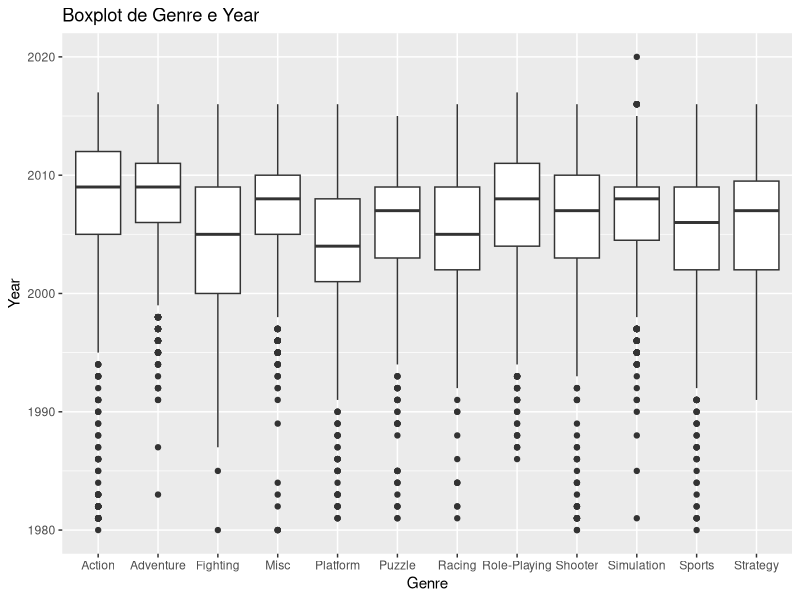
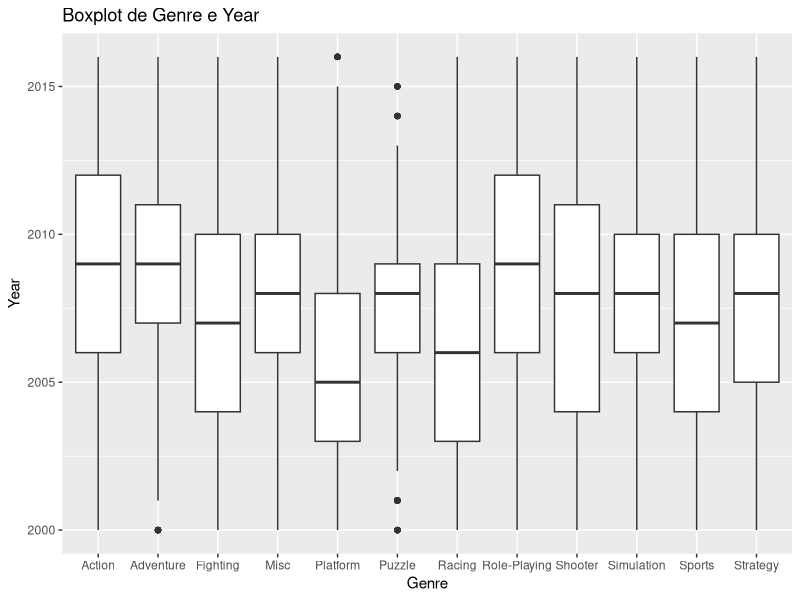
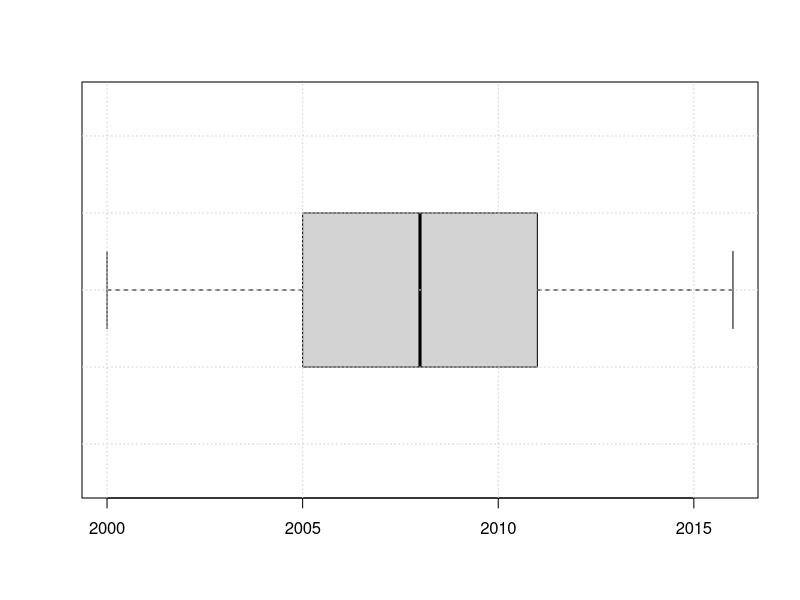
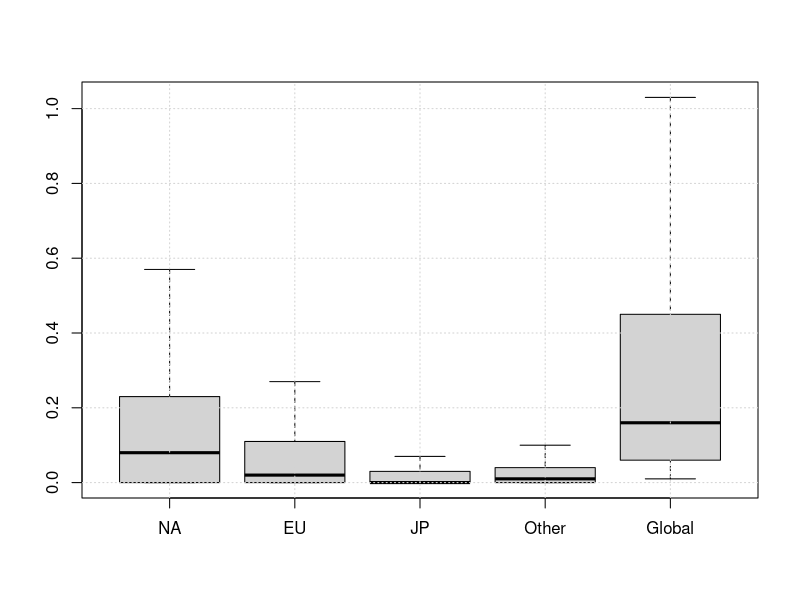
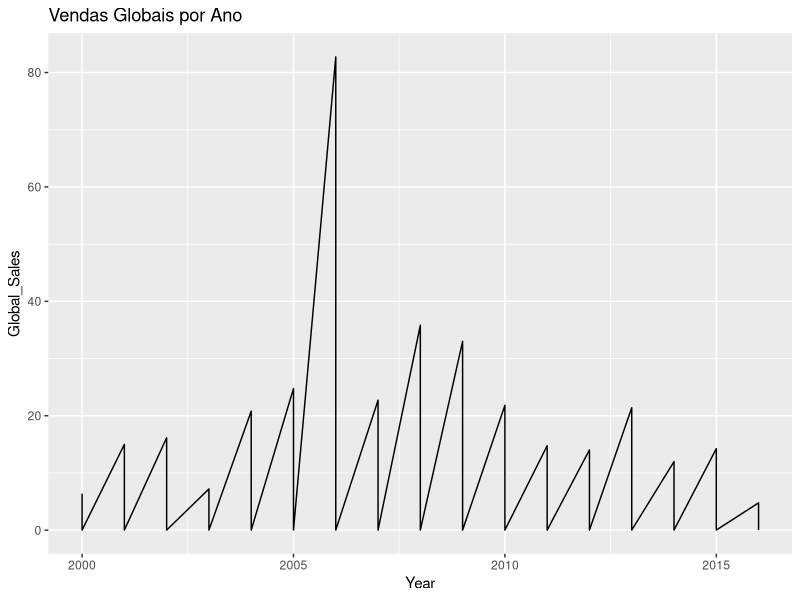
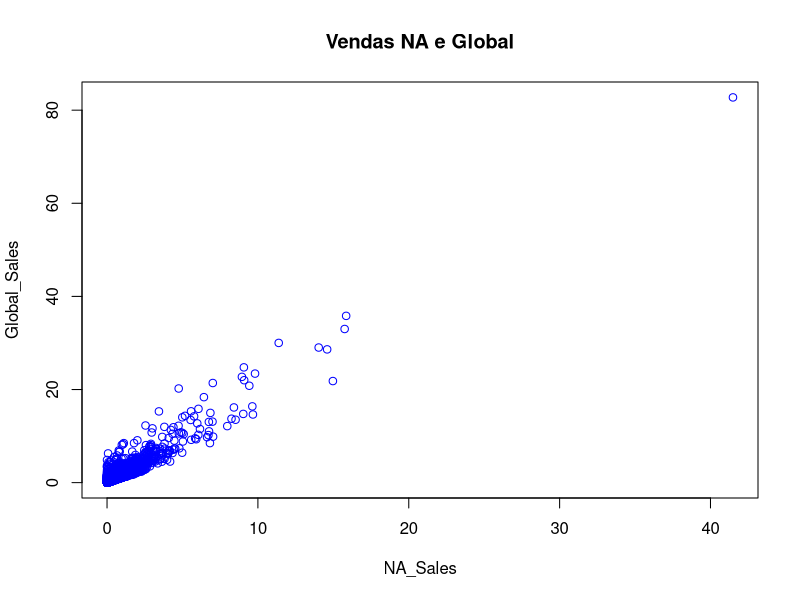
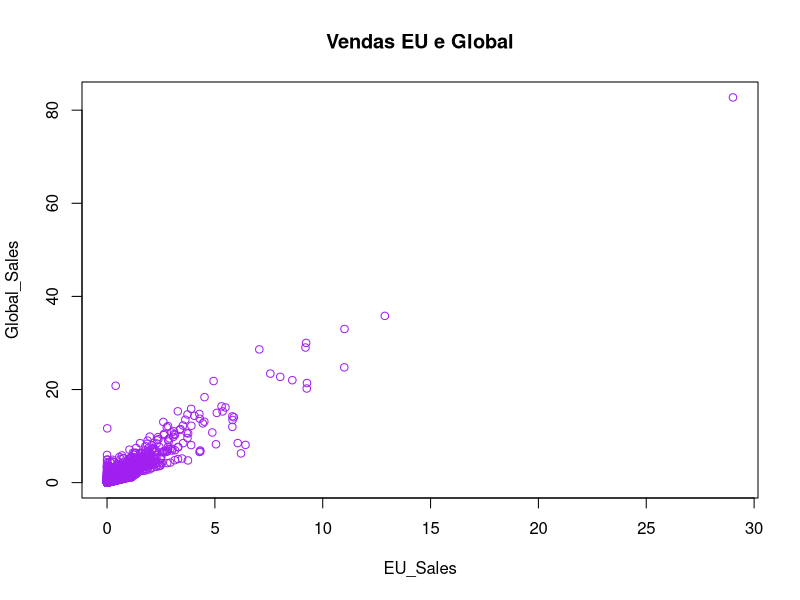
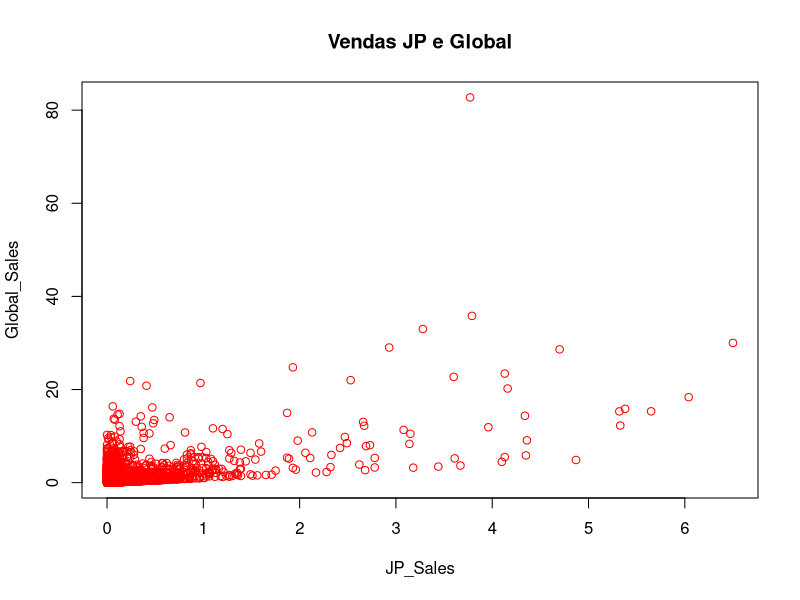

Write R code to recreate these figures, in order.
install.packages("ggplot2")
install.packages("e1071")

library(e1071)
library(ggplot2)

#______________________________________________________________________________
# Leitura dos dados ___________________________________________________________
vgsales_raw <- read.csv('vgsales.csv', header = TRUE, sep = ",", dec = ".", 
                  stringsAsFactors = TRUE, na.strings = "NA")

#______________________________________________________________________________
# Exibição dos dados brutos ___________________________________________________
head(vgsales_raw)
summary(vgsales_raw)
str(vgsales_raw)
View(vgsales_raw)

#Transformação da var Year [FACTOR] em [Int]
vgsales_raw$Year <- as.integer(as.character(vgsales_raw$Year)) 
str(vgsales_raw)

#______________________________________________________________________________
# Observação de outliers para 'Year' antes de 2000 e depois de 2016 ___________

ggplot(vgsales_raw, aes(x=Genre, y=Year))+geom_boxplot()+
labs(title="Boxplot de Genre e Year", x="Genre", y="Year")

#______________________________________________________________________________
# Filtro de ano (2000 a 2016) para diminuição de outliers _____________________

vgsales <- subset(vgsales_raw, Year >= 2000 & Year <= 2016)

#______________________________________________________________________________
# Verificação de colunas com dado vazio _______________________________________

sum(is.na(vgsales$Rank))                                  # 0
sum(is.na(vgsales$Name))                                  # 0
sum(is.na(vgsales$Platform))                              # 0
sum(is.na(vgsales$Year))                                  # 271
sum(is.na(vgsales$Genre))                                 # 0
sum(is.na(vgsales$Publisher))                             # 36
sum(is.na(vgsales$NA_Sales))                              # 0
sum(is.na(vgsales$EU_Sales))                              # 0
sum(is.na(vgsales$JP_Sales))                              # 0
sum(is.na(vgsales$Other_Sales))                           # 0
sum(is.na(vgsales$Global_Sales))                          # 0

#______________________________________________________________________________
# Remoção de NA na coluna 'Year' e 'Publisher' ________________________________

vgsales <- subset(vgsales, Year != "NA" & Publisher != "NA")
sum(is.na(vgsales$Year))
sum(is.na(vgsales$Publisher))
#______________________________________________________________________________
# Re-ordenando rank de vendas _________________________________________________

vgsales_size <- nrow(vgsales)
for (idx in 1:vgsales_size){
  vgsales$Rank[idx] <- idx
}

#______________________________________________________________________________
# Visualizando o boxplot dos dados após limpeza _______________________________

ggplot(vgsales, aes(x=Genre, y=Year))+geom_boxplot()+
  labs(title="Boxplot de Genre e Year", x="Genre", y="Year")

#______________________________________________________________________________




#______________________________________________________________________________
# Dados quantitativos _________________________________________________________
## Global Sales: ______________________________________________________________

gs_min <- min(vgsales$Global_Sales)
gs_max <- max(vgsales$Global_Sales)
gs_mean <- mean(vgsales$Global_Sales)
gs_median <- median(vgsales$Global_Sales)
gs_moda <- names(sort(-table(vgsales$Global_Sales)))[1]
gs_amplitude <- gs_max - gs_min
gs_AIQ <- quantile(vgsales$Global_Sales, 0.75) - quantile(vgsales$Global_Sales, 0.25)
gs_var <- var(vgsales$Global_Sales)
gs_dp <- sd(vgsales$Global_Sales)
gs_achatamento <- kurtosis(vgsales$Global_Sales)

## NA Sales: __________________________________________________________________

na_sales_min <- min(vgsales$NA_Sales)
na_sales_max <- max(vgsales$NA_Sales)
na_sales_mean <- mean(vgsales$NA_Sales)
na_sales_median <- median(vgsales$NA_Sales)
na_sales_moda <- names(sort(-table(vgsales$NA_Sales)))[1]
na_sales_amplitude <- na_sales_max - na_sales_min
na_sales_AIQ <- quantile(vgsales$NA_Sales, 0.75) - quantile(vgsales$NA_Sales, 0.25)
na_sales_var <- var(vgsales$NA_Sales)
na_sales_dp <- sd(vgsales$NA_Sales)
na_sales_achatamento <- kurtosis(vgsales$NA_Sales)

## EU Sales: __________________________________________________________________

eu_sales_min <- min(vgsales$EU_Sales)
eu_sales_max <- max(vgsales$EU_Sales)
eu_sales_mean <- mean(vgsales$EU_Sales)
eu_sales_median <- median(vgsales$EU_Sales)
eu_sales_moda <- names(sort(-table(vgsales$EU_Sales)))[1]
eu_sales_amplitude <- eu_sales_max - eu_sales_min
eu_sales_AIQ <- quantile(vgsales$EU_Sales, 0.75) - quantile(vgsales$EU_Sales, 0.25)
eu_sales_var <- var(vgsales$EU_Sales)
eu_sales_dp <- sd(vgsales$EU_Sales)
eu_sales_achatamento <- kurtosis(vgsales$EU_Sales)

## JP Sales: __________________________________________________________________

jp_sales_min <- min(vgsales$JP_Sales)
jp_sales_max <- max(vgsales$JP_Sales)
jp_sales_mean <- mean(vgsales$JP_Sales)
jp_sales_median <- median(vgsales$JP_Sales)
jp_sales_moda <- names(sort(-table(vgsales$JP_Sales)))[1]
jp_sales_amplitude <- jp_sales_max - jp_sales_min
jp_sales_AIQ <- quantile(vgsales$JP_Sales, 0.75) - quantile(vgsales$JP_Sales, 0.25)
jp_sales_var <- var(vgsales$JP_Sales)
jp_sales_dp <- sd(vgsales$JP_Sales)
jp_sales_achatamento <- kurtosis(vgsales$JP_Sales)

## Other Sales: _______________________________________________________________

other_sales_min <- min(vgsales$Other_Sales)
other_sales_max <- max(vgsales$Other_Sales)
other_sales_mean <- mean(vgsales$Other_Sales)
other_sales_median <- median(vgsales$Other_Sales)
other_sales_moda <- names(sort(-table(vgsales$Other_Sales)))[1]
other_sales_amplitude <- other_sales_max - other_sales_min
other_sales_AIQ <- quantile(vgsales$Other_Sales, 0.75) - quantile(vgsales$Other_Sales, 0.25)
other_sales_var <- var(vgsales$Other_Sales)
other_sales_dp <- sd(vgsales$Other_Sales)
other_sales_achatamento <- kurtosis(vgsales$Other_Sales)

## Year: ______________________________________________________________________

year_min <- min(vgsales$Year)
year_max <- max(vgsales$Year)
year_mean <- mean(vgsales$Year)
year_median <- median(vgsales$Year)
year_moda <- names(sort(-table(vgsales$Year)))[1]
year_amplitude <- year_max - year_min
year_AIQ <- quantile(vgsales$Year, 0.75) - quantile(vgsales$Year, 0.25)
year_var <- var(vgsales$Year)
year_dp <- sd(vgsales$Year)
year_achatamento <- kurtosis(vgsales$Year)

## Tabela com todas as analises dos dados quantitativos: ______________________
options(scipen = 999)
quantit_stats <- data.frame(Mínimo = c(year_min, gs_min, na_sales_min, eu_sales_min, jp_sales_min, other_sales_min),
                            Máximo = c(year_max, gs_max, na_sales_max, eu_sales_max, jp_sales_max, other_sales_max),
                            Média = c(year_mean, gs_mean, na_sales_mean, eu_sales_mean, jp_sales_mean, other_sales_mean),
                            Mediana = c(year_median, gs_median, na_sales_median, eu_sales_median, jp_sales_median, other_sales_median),
                            Moda = c(year_moda, gs_moda, na_sales_moda, eu_sales_moda, jp_sales_moda, other_sales_moda),
                            Amplitude = c(year_amplitude, gs_amplitude, na_sales_amplitude, eu_sales_amplitude, jp_sales_amplitude, other_sales_amplitude),
                            AIQ = c(year_AIQ, gs_AIQ, na_sales_AIQ, eu_sales_AIQ, jp_sales_AIQ, other_sales_AIQ),
                            Variância = c(year_var, gs_var, na_sales_var, eu_sales_var, jp_sales_var, other_sales_var),
                            Desvio_Padrão = c(year_dp, gs_dp, na_sales_dp, eu_sales_dp, jp_sales_dp, other_sales_dp),
                            Achatamento = c(year_achatamento, gs_achatamento, na_sales_achatamento, eu_sales_achatamento, jp_sales_achatamento, other_sales_achatamento))


rownames(quantit_stats) <- c("Ano", "Global_Sales", "NA_Sales", "EU_Sales", "JP_Sales", "Other_Sales")
View(quantit_stats)
#______________________________________________________________________________
#Visualização de dados quantitativos pelo Boxplot
#Boxplot-Year
boxplot(vgsales$Year,horizontal=TRUE)
grid()

#Boxplot-Vendas Regionais e Globais
boxplot(vgsales$NA_Sales, vgsales$EU_Sales, vgsales$JP_Sales, vgsales$Other_Sales, vgsales$Global_Sales, xaxt = "n", outline=FALSE)
axis(1, at=1:5, labels=c("NA", "EU", "JP", "Other", "Global"))
grid()
#______________________________________________________________________________
#Gráfico de Linhas/Séries Temporais - Vendas Globais por Ano
ggplot(vgsales, aes(x = Year, y = Global_Sales)) + geom_line() + labs(x = "Year", y = "Global_Sales", title = "Vendas Globais por Ano")

#Gráfico de dispersão comparativo entre regiões e global
plot(vgsales$NA_Sales,vgsales$Global_Sales,xlab = "NA_Sales", ylab = "Global_Sales", main="Vendas NA e Global", col="blue")
plot(vgsales$EU_Sales,vgsales$Global_Sales,xlab = "EU_Sales", ylab = "Global_Sales", main="Vendas EU e Global", col="purple")
plot(vgsales$JP_Sales,vgsales$Global_Sales,xlab = "JP_Sales", ylab = "Global_Sales", main="Vendas JP e Global", col="red")
plot(vgsales$Other_Sales,vgsales$Global_Sales,xlab = "Other_Sales", ylab = "Global_Sales", main="Vendas Other e Global", col="orange")

#Cálculo do coeficiente de Pearson
cor(vgsales$NA_Sales,vgsales$Global_Sales)
cor(vgsales$EU_Sales,vgsales$Global_Sales)
cor(vgsales$JP_Sales,vgsales$Global_Sales)
cor(vgsales$Other_Sales,vgsales$Global_Sales)

#______________________________________________________________________________
# Dados qualitativos___________________________________________________________
## Gráfico de pizza____________________________________________________________

genre_fa <-table(vgsales$Genre)
genre_fpct <- prop.table(genre_fa) * 100
pie(genre_fpct, main='Frequência relativa percentual')

#______________________________________________________________________________
# Gráfico de Global_Sales x Platform:

sales_by_platform <- aggregate(Global_Sales ~ Platform, data = vgsales, sum)
ggplot(sales_by_platform, aes(x = Platform, y = Global_Sales,label = Global_Sales)) +
  geom_bar(stat = "identity", aes(fill = Platform), color="black") +
  geom_text(vjust=2, size=4) + 
  labs(x="Plataforma", y="Vendas Globais (em milhões de unidades)", title="Vendas Globais de video-jogos por Plataforma") + 
  theme_bw()+guides(fill = FALSE)

#______________________________________________________________________________
# Gráfico de vendas totais por Gênero:
ggplot(vgsales, aes(x = reorder(Genre, - Global_Sales), y = Global_Sales)) +
  geom_bar(stat = "identity", color="green", fill="white") +
  labs(x="Gênero", y="Vendas totais", title="Vendas totais por Gênero") + 
  theme_bw()

#______________________________________________________________________________
# Gráfico de Global_Sales x Publisher:
# Obtendo apenas para o Top 10 publicadoras pois ao todo temos mais de 400 publishers
# o que para plotar ficaria com uma visualização ruim

sales_by_publisher <- aggregate(Global_Sales ~ Publisher, data = vgsales, sum)
sales_by_publisher <- sales_by_publisher[order(-sales_by_publisher$Global_Sales), ]
sales_by_publisher_top_20_publishers <- head(sales_by_publisher, 10)
ggplot(sales_by_publisher_top_20_publishers, aes(x = Publisher, y = Global_Sales,label = Global_Sales)) +
  geom_bar(stat = "identity", color="green", fill="white") +
  geom_text(vjust=2, size=4) + 
  labs(x="Publicadora", y="Vendas Globais (em milhões de unidades)", title="Vendas Globais de video-jogos por Publicadora") + 
  theme_bw()

# Gráfico de Top 10 Maiores 1000 Ranks por Publisher:

vgsales_Rank1000 <- vgsales[vgsales$Rank <= 1000, ]
publishers_count_Rank1000 <- table(vgsales_Rank1000$Publisher)
publishers_count_Rank1000 <- sort(publishers_count_Rank1000, decreasing = TRUE)
top_publishers_Rank1000 <- names(publishers_count_Rank1000)[1:10]
df_Rank1000 <- data.frame(Publisher = names(publishers_count_Rank1000), Count = as.numeric(publishers_count_Rank1000))
df_Rank1000 <- head(df_Rank1000, 10)
View(df_Rank1000)

ggplot(df_Rank1000, aes(x = Publisher, y = Count,label = Count)) +
  geom_bar(stat = "identity", color="green", fill="white") +
  geom_text(vjust=2, size=4) + 
  labs(x="Publicadora", y="Qntde. de jogos dentro do Rank Top 1000", title="Qntde. de jogos dentro do Rank Top 1000 por Publicadora") + 
  theme_bw()

#______________________________________________________________________________

# 1. Associação de Global_Sales com as outras variaveis numéricas (NA,JP,EU,Other,Year)
# 2. Gráficos: Vendas totais por Região, Vendas por Genero 
# 3. Escrever

#______________________________________________________________________________
